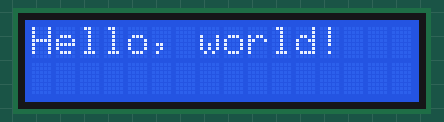
The sketch below on a simulated Arduino Uno, built with avr-gcc and run on an emulated ATmega328P. Shown: 16×2 character LCD.

Above: at 0.1 s.
At 1.1 s:
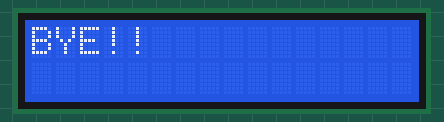
At 2.1 s:
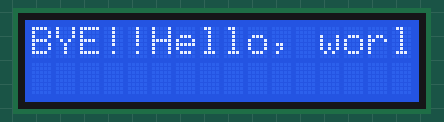

The sketch:

lcd_sample.ino
```cpp
#include <LiquidCrystal_I2C.h>

//11/26/18
//hello
#include <Wire.h>
#include <LiquidCrystal_I2C.h>

// Set the LCD address to 0x27 for a 16 chars and 2 line display
LiquidCrystal_I2C lcd(0x27, 16, 2);
  bool flagger = false;

void setup()
{

	// initialize the LCD
	lcd.begin();

	// Turn on the blacklight and print a message.
	lcd.backlight();
  //lcd.print("Hello, world!");
}

void loop()
{
  if(flagger == false) {
  lcd.print("Hello, world!");
      delay(1000);
      flagger = true;
  } else if (flagger == true){
    lcd.clear();
      lcd.print("BYE!!");

    flagger = false;
    delay(1000);

  }

  //lcd.print("Hello, world!");
}
```

Measured:
- what the display in image 1 shows lasts 1.0 s, from 1.1 s to 2.1 s
